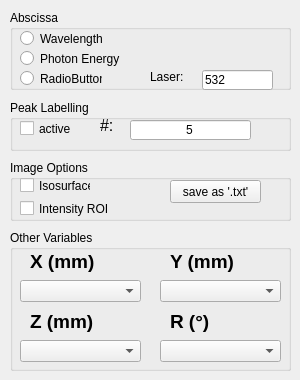
           <widget class="QWidget" name="tab_4">
            <attribute name="title">
             <string>Display</string>
            </attribute>
            <widget class="QGroupBox" name="groupBox_abscissa_2">
             <property name="geometry">
              <rect>
               <x>10</x>
               <y>10</y>
               <width>281</width>
               <height>80</height>
              </rect>
             </property>
             <property name="title">
              <string>Abscissa</string>
             </property>
             <widget class="QRadioButton" name="radioButtonWavelength">
              <property name="geometry">
               <rect>
                <x>10</x>
                <y>20</y>
                <width>82</width>
                <height>17</height>
               </rect>
              </property>
              <property name="text">
               <string>Wavelength</string>
              </property>
             </widget>
             <widget class="QRadioButton" name="radioButtonEnergy">
              <property name="geometry">
               <rect>
                <x>10</x>
                <y>40</y>
                <width>121</width>
                <height>17</height>
               </rect>
              </property>
              <property name="text">
               <string>Photon Energy</string>
              </property>
             </widget>
             <widget class="QRadioButton" name="radioButtonRamanImg">
              <property name="geometry">
               <rect>
                <x>10</x>
                <y>60</y>
                <width>82</width>
                <height>17</height>
               </rect>
              </property>
              <property name="text">
               <string>RadioButton</string>
              </property>
             </widget>
             <widget class="QLineEdit" name="imagerLaserWaveLine">
              <property name="geometry">
               <rect>
                <x>192</x>
                <y>60</y>
                <width>71</width>
                <height>20</height>
               </rect>
              </property>
              <property name="text">
               <string>532</string>
              </property>
             </widget>
             <widget class="QLabel" name="label_32">
              <property name="geometry">
               <rect>
                <x>140</x>
                <y>60</y>
                <width>47</width>
                <height>13</height>
               </rect>
              </property>
              <property name="text">
               <string>Laser:</string>
              </property>
             </widget>
            </widget>
            <widget class="QGroupBox" name="groupBox_17">
             <property name="geometry">
              <rect>
               <x>10</x>
               <y>100</y>
               <width>281</width>
               <height>51</height>
              </rect>
             </property>
             <property name="title">
              <string>Peak Labelling</string>
             </property>
             <widget class="QCheckBox" name="checkBoxPeakLabelingimager">
              <property name="geometry">
               <rect>
                <x>10</x>
                <y>20</y>
                <width>51</width>
                <height>17</height>
               </rect>
              </property>
              <property name="text">
               <string>active</string>
              </property>
             </widget>
             <widget class="QLineEdit" name="numberOfPeakLabelsimager">
              <property name="geometry">
               <rect>
                <x>120</x>
                <y>20</y>
                <width>121</width>
                <height>20</height>
               </rect>
              </property>
              <property name="text">
               <string>5</string>
              </property>
              <property name="alignment">
               <set>Qt::AlignCenter</set>
              </property>
             </widget>
             <widget class="QLabel" name="label_20">
              <property name="geometry">
               <rect>
                <x>90</x>
                <y>10</y>
                <width>21</width>
                <height>31</height>
               </rect>
              </property>
              <property name="text">
               <string>&lt;!DOCTYPE HTML PUBLIC &quot;-//W3C//DTD HTML 4.0//EN&quot; &quot;http://www.w3.org/TR/REC-html40/strict.dtd&quot;&gt;
&lt;html&gt;&lt;head&gt;&lt;meta name=&quot;qrichtext&quot; content=&quot;1&quot; /&gt;&lt;style type=&quot;text/css&quot;&gt;
p, li { white-space: pre-wrap; }
&lt;/style&gt;&lt;/head&gt;&lt;body style=&quot; font-family:'MS Shell Dlg 2'; font-size:8pt; font-weight:400; font-style:normal;&quot;&gt;
&lt;p style=&quot; margin-top:0px; margin-bottom:0px; margin-left:0px; margin-right:0px; -qt-block-indent:0; text-indent:0px;&quot;&gt;&lt;span style=&quot; font-size:12pt;&quot;&gt;#:&lt;/span&gt;&lt;/p&gt;&lt;/body&gt;&lt;/html&gt;</string>
              </property>
             </widget>
            </widget>
            <widget class="QGroupBox" name="groupBox_13">
             <property name="geometry">
              <rect>
               <x>10</x>
               <y>160</y>
               <width>281</width>
               <height>61</height>
              </rect>
             </property>
             <property name="sizePolicy">
              <sizepolicy hsizetype="Preferred" vsizetype="Fixed">
               <horstretch>0</horstretch>
               <verstretch>0</verstretch>
              </sizepolicy>
             </property>
             <property name="minimumSize">
              <size>
               <width>0</width>
               <height>0</height>
              </size>
             </property>
             <property name="title">
              <string>Image Options</string>
             </property>
             <widget class="QCheckBox" name="checkBox_iso_imager">
              <property name="geometry">
               <rect>
                <x>10</x>
                <y>10</y>
                <width>71</width>
                <height>31</height>
               </rect>
              </property>
              <property name="text">
               <string>Isosurface</string>
              </property>
             </widget>
             <widget class="QCheckBox" name="checkBox_intROI_imager">
              <property name="geometry">
               <rect>
                <x>10</x>
                <y>40</y>
                <width>111</width>
                <height>17</height>
               </rect>
              </property>
              <property name="text">
               <string>Intensity ROI</string>
              </property>
             </widget>
             <widget class="QPushButton" name="pushButtonSaveIntRoi_imager">
              <property name="geometry">
               <rect>
                <x>160</x>
                <y>20</y>
                <width>91</width>
                <height>23</height>
               </rect>
              </property>
              <property name="text">
               <string>save as '.txt'</string>
              </property>
             </widget>
            </widget>
            <widget class="QGroupBox" name="groupBox_14">
             <property name="geometry">
              <rect>
               <x>10</x>
               <y>230</y>
               <width>281</width>
               <height>141</height>
              </rect>
             </property>
             <property name="title">
              <string>Other Variables</string>
             </property>
             <widget class="QComboBox" name="comboBoxVar1">
              <property name="geometry">
               <rect>
                <x>10</x>
                <y>50</y>
                <width>121</width>
                <height>22</height>
               </rect>
              </property>
             </widget>
             <widget class="QComboBox" name="comboBoxVar2">
              <property name="geometry">
               <rect>
                <x>150</x>
                <y>50</y>
                <width>121</width>
                <height>22</height>
               </rect>
              </property>
             </widget>
             <widget class="QLabel" name="label_var1">
              <property name="geometry">
               <rect>
                <x>20</x>
                <y>20</y>
                <width>81</width>
                <height>23</height>
               </rect>
              </property>
              <property name="sizePolicy">
               <sizepolicy hsizetype="Maximum" vsizetype="Preferred">
                <horstretch>0</horstretch>
                <verstretch>0</verstretch>
               </sizepolicy>
              </property>
              <property name="minimumSize">
               <size>
                <width>0</width>
                <height>0</height>
               </size>
              </property>
              <property name="font">
               <font>
                <pointsize>12</pointsize>
               </font>
              </property>
              <property name="text">
               <string>&lt;!DOCTYPE HTML PUBLIC &quot;-//W3C//DTD HTML 4.0//EN&quot; &quot;http://www.w3.org/TR/REC-html40/strict.dtd&quot;&gt;
&lt;html&gt;&lt;head&gt;&lt;meta name=&quot;qrichtext&quot; content=&quot;1&quot; /&gt;&lt;style type=&quot;text/css&quot;&gt;
p, li { white-space: pre-wrap; }
&lt;/style&gt;&lt;/head&gt;&lt;body style=&quot; font-family:'MS Shell Dlg 2'; font-size:12pt; font-weight:400; font-style:normal;&quot;&gt;
&lt;p style=&quot; margin-top:0px; margin-bottom:0px; margin-left:0px; margin-right:0px; -qt-block-indent:0; text-indent:0px;&quot;&gt;&lt;span style=&quot; font-size:14pt; font-weight:600;&quot;&gt;X (&lt;/span&gt;&lt;span style=&quot; font-family:'Symbol'; font-size:14pt; font-weight:600;&quot;&gt;m&lt;/span&gt;&lt;span style=&quot; font-size:14pt; font-weight:600;&quot;&gt;m)&lt;/span&gt;&lt;/p&gt;&lt;/body&gt;&lt;/html&gt;</string>
              </property>
             </widget>
             <widget class="QLabel" name="label_var2">
              <property name="geometry">
               <rect>
                <x>160</x>
                <y>20</y>
                <width>81</width>
                <height>23</height>
               </rect>
              </property>
              <property name="sizePolicy">
               <sizepolicy hsizetype="Maximum" vsizetype="Preferred">
                <horstretch>0</horstretch>
                <verstretch>0</verstretch>
               </sizepolicy>
              </property>
              <property name="minimumSize">
               <size>
                <width>0</width>
                <height>0</height>
               </size>
              </property>
              <property name="font">
               <font>
                <pointsize>12</pointsize>
               </font>
              </property>
              <property name="text">
               <string>&lt;!DOCTYPE HTML PUBLIC &quot;-//W3C//DTD HTML 4.0//EN&quot; &quot;http://www.w3.org/TR/REC-html40/strict.dtd&quot;&gt;
&lt;html&gt;&lt;head&gt;&lt;meta name=&quot;qrichtext&quot; content=&quot;1&quot; /&gt;&lt;style type=&quot;text/css&quot;&gt;
p, li { white-space: pre-wrap; }
&lt;/style&gt;&lt;/head&gt;&lt;body style=&quot; font-family:'MS Shell Dlg 2'; font-size:12pt; font-weight:400; font-style:normal;&quot;&gt;
&lt;p style=&quot; margin-top:0px; margin-bottom:0px; margin-left:0px; margin-right:0px; -qt-block-indent:0; text-indent:0px;&quot;&gt;&lt;span style=&quot; font-size:14pt; font-weight:600;&quot;&gt;Y (&lt;/span&gt;&lt;span style=&quot; font-family:'Symbol'; font-size:14pt; font-weight:600;&quot;&gt;m&lt;/span&gt;&lt;span style=&quot; font-size:14pt; font-weight:600;&quot;&gt;m)&lt;/span&gt;&lt;/p&gt;&lt;/body&gt;&lt;/html&gt;</string>
              </property>
             </widget>
             <widget class="QLabel" name="label_var3">
              <property name="geometry">
               <rect>
                <x>20</x>
                <y>80</y>
                <width>81</width>
                <height>23</height>
               </rect>
              </property>
              <property name="sizePolicy">
               <sizepolicy hsizetype="Maximum" vsizetype="Preferred">
                <horstretch>0</horstretch>
                <verstretch>0</verstretch>
               </sizepolicy>
              </property>
              <property name="minimumSize">
               <size>
                <width>0</width>
                <height>0</height>
               </size>
              </property>
              <property name="font">
               <font>
                <pointsize>12</pointsize>
               </font>
              </property>
              <property name="text">
               <string>&lt;!DOCTYPE HTML PUBLIC &quot;-//W3C//DTD HTML 4.0//EN&quot; &quot;http://www.w3.org/TR/REC-html40/strict.dtd&quot;&gt;
&lt;html&gt;&lt;head&gt;&lt;meta name=&quot;qrichtext&quot; content=&quot;1&quot; /&gt;&lt;style type=&quot;text/css&quot;&gt;
p, li { white-space: pre-wrap; }
&lt;/style&gt;&lt;/head&gt;&lt;body style=&quot; font-family:'MS Shell Dlg 2'; font-size:12pt; font-weight:400; font-style:normal;&quot;&gt;
&lt;p style=&quot; margin-top:0px; margin-bottom:0px; margin-left:0px; margin-right:0px; -qt-block-indent:0; text-indent:0px;&quot;&gt;&lt;span style=&quot; font-size:14pt; font-weight:600;&quot;&gt;Z (&lt;/span&gt;&lt;span style=&quot; font-family:'Symbol'; font-size:14pt; font-weight:600;&quot;&gt;m&lt;/span&gt;&lt;span style=&quot; font-size:14pt; font-weight:600;&quot;&gt;m)&lt;/span&gt;&lt;/p&gt;&lt;/body&gt;&lt;/html&gt;</string>
              </property>
             </widget>
             <widget class="QComboBox" name="comboBoxVar3">
              <property name="geometry">
               <rect>
                <x>10</x>
                <y>110</y>
                <width>121</width>
                <height>22</height>
               </rect>
              </property>
             </widget>
             <widget class="QLabel" name="label_var4">
              <property name="geometry">
               <rect>
                <x>160</x>
                <y>80</y>
                <width>81</width>
                <height>23</height>
               </rect>
              </property>
              <property name="sizePolicy">
               <sizepolicy hsizetype="Maximum" vsizetype="Preferred">
                <horstretch>0</horstretch>
                <verstretch>0</verstretch>
               </sizepolicy>
              </property>
              <property name="minimumSize">
               <size>
                <width>0</width>
                <height>0</height>
               </size>
              </property>
              <property name="font">
               <font>
                <pointsize>12</pointsize>
               </font>
              </property>
              <property name="text">
               <string>&lt;!DOCTYPE HTML PUBLIC &quot;-//W3C//DTD HTML 4.0//EN&quot; &quot;http://www.w3.org/TR/REC-html40/strict.dtd&quot;&gt;
&lt;html&gt;&lt;head&gt;&lt;meta name=&quot;qrichtext&quot; content=&quot;1&quot; /&gt;&lt;style type=&quot;text/css&quot;&gt;
p, li { white-space: pre-wrap; }
&lt;/style&gt;&lt;/head&gt;&lt;body style=&quot; font-family:'MS Shell Dlg 2'; font-size:12pt; font-weight:400; font-style:normal;&quot;&gt;
&lt;p style=&quot; margin-top:0px; margin-bottom:0px; margin-left:0px; margin-right:0px; -qt-block-indent:0; text-indent:0px;&quot;&gt;&lt;span style=&quot; font-size:14pt; font-weight:600;&quot;&gt;R (°)&lt;/span&gt;&lt;/p&gt;&lt;/body&gt;&lt;/html&gt;</string>
              </property>
             </widget>
             <widget class="QComboBox" name="comboBoxVar4">
              <property name="geometry">
               <rect>
                <x>150</x>
                <y>110</y>
                <width>121</width>
                <height>22</height>
               </rect>
              </property>
             </widget>
            </widget>
           </widget>
